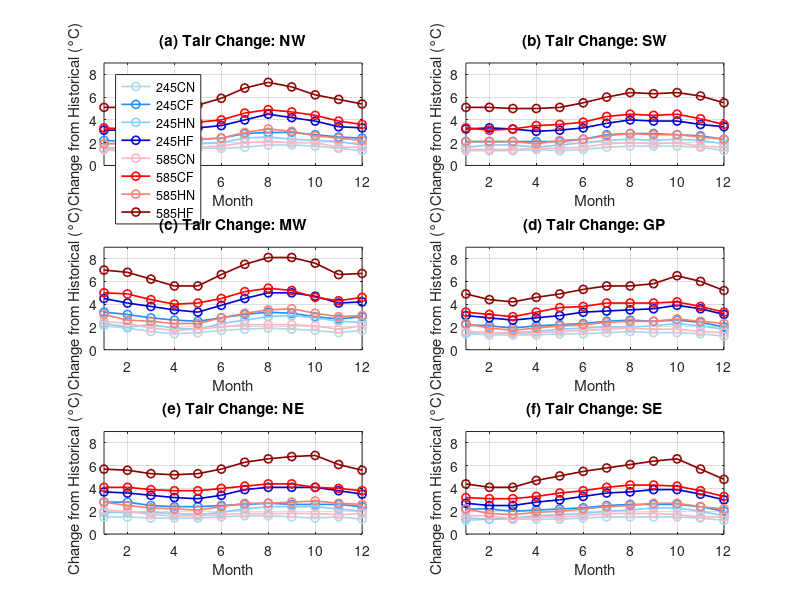

This figure's MATLAB source: (Note: this script raises an error after producing the figure.)
%% monthly Tair change (abs diff)

clear all; clc;

% Plot monthly change
subplot(3,2,1)

% Define months
months = 1:12;

% Define data (rows = months, columns = variables)
data = [
    -2.3	-0.9	-0.1	-0.8	0.8	-0.9	1.0	-0.4	2.8;
    -1.9	-0.7	0.2	-0.3	1.2	-0.6	1.3	0.0	3.2;
     0.4	1.7	2.6	2.2	3.7	1.8	3.8	2.4	5.5;
     3.4	4.8	5.8	5.2	6.8	4.9	7.1	5.5	8.7;
     8.0	9.5	10.3	9.9	11.3	9.6	11.8	10.3	13.3;
    11.8	13.3	14.2	13.8	15.3	13.5	15.8	14.2	17.7;
    15.7	17.3	18.5	18.1	19.7	17.7	20.3	18.6	22.5;
    15.7	17.5	18.6	18.2	20.2	17.8	20.6	18.9	23.0;
    12.1	13.9	15.0	14.4	16.3	14.1	16.8	15.1	19.0;
     6.5	8.2	9.2	8.7	10.4	8.5	10.9	9.1	12.7;
     0.7	2.2	3.2	2.8	4.1	2.3	4.6	3.1	6.5;
    -2.8	-1.5	-0.4	-1.0	0.5	-1.2	0.8	-0.6	2.6
];

colors = [
   [173 216 230]/255;  % 245CN (dark blue)
    [30, 144, 255]/255;  % 245CF (medium blue)
   [135, 206, 250]/255;  % 245HN (darker blue)
  [0, 0, 205]/255;  % 245HF (deep blue)
    [255, 182, 193]/255;  % 585CN (light red)
    [255 0 0]/255;  % 585CF (medium red)
    [250 128 114]/255;  % 585HN (dark red)
    [139, 0, 0]/255;  % 585HF (deep red)
];

% Annual data
annual = [5.6 7.1 8.1 7.6 9.2 7.3 9.6 8.0 11.5];

% Subtract the historical values (column 1) from the rest
change_monthly = data(:,2:end) - data(:,1);
change_annual = annual(2:end) - annual(1);

% Scenario labels (excluding Hist)
labels = {'245CN', '245CF', '245HN', '245HF', '585CN', '585CF', '585HN', '585HF'};


hold on;
for s = 1:8
    plot(months, change_monthly(:,s), '-o', ...
        'Color', colors(s,:), 'LineWidth', 1.2);
end
hold off;
xlim([1,12])
xlabel('Month');
ylabel('Change from Historical (°C)');
title('(a) Tair Change: NW');
legend(labels, 'Location', 'northwest');
grid on;
box on;
ylim([0, 9])


% Plot monthly change
subplot(3,2,2)

% Define months
months = 1:12;

% Define data (rows = months, columns = variables)
data = [
    3.4  4.7  5.5  5.0  6.6  4.8  6.7  5.5  8.5;
    3.8  5.1  5.9  5.6  7.1  5.2  6.9  5.9  8.9;
    5.8  7.1  7.9  7.6  9.0  7.2  9.0  7.9 10.8;
    8.8 10.2 10.9 10.4 11.8 10.3 12.3 10.7 13.8;
   12.9 14.2 15.0 14.7 16.0 14.4 16.5 15.1 18.0;
   17.6 19.0 19.9 19.6 20.9 19.2 21.4 19.9 23.1;
   20.6 22.2 23.3 22.8 24.3 22.5 24.9 23.2 26.6;
   20.0 21.7 22.8 22.3 24.0 22.0 24.5 22.8 26.4;
   17.4 19.1 20.2 19.6 21.3 19.3 21.8 20.1 23.7;
   12.4 14.1 15.1 14.7 16.3 14.4 16.9 15.1 18.8;
    6.8  8.4  9.4  9.0 10.4  8.5 10.9  9.3 12.9;
    3.3  4.6  5.6  5.2  6.7  4.9  6.9  5.6  8.8
];

colors = [
   [173 216 230]/255;  % 245CN (dark blue)
    [30, 144, 255]/255;  % 245CF (medium blue)
   [135, 206, 250]/255;  % 245HN (darker blue)
  [0, 0, 205]/255;  % 245HF (deep blue)
    [255, 182, 193]/255;  % 585CN (light red)
    [255 0 0]/255;  % 585CF (medium red)
    [250 128 114]/255;  % 585HN (dark red)
    [139, 0, 0]/255;  % 585HF (deep red)
];

% Annual data
annual = [11.1 12.5 13.5 13.0 14.5 12.7 14.9 13.4 16.7];

% Subtract the historical values (column 1) from the rest
change_monthly = data(:,2:end) - data(:,1);
change_annual = annual(2:end) - annual(1);

% Scenario labels (excluding Hist)
labels = {'245CN', '245CF', '245HN', '245HF', '585CN', '585CF', '585HN', '585HF'};


hold on;
for s = 1:8
    plot(months, change_monthly(:,s), '-o', ...
        'Color', colors(s,:), 'LineWidth', 1.2);
end
hold off;
xlim([1,12])
xlabel('Month');
ylabel('Change from Historical (°C)');
title('(b) Tair Change: SW');
% legend(labels, 'Location', 'northwest');
grid on;
box on;
ylim([0, 9])





% Plot monthly change
subplot(3,2,3)

% Define months
months = 1:12;

% Define data (rows = months, columns = variables)
data = [
   -8.0  -5.9  -4.7  -5.7  -3.5  -5.5  -3.0  -4.9  -1.0;
   -6.1  -4.2  -3.0  -4.1  -2.0  -3.8  -1.2  -3.5   0.7;
    0.0   1.6   2.8   2.2   3.8   1.9   4.4   2.5   6.2;
    7.2   8.6   9.8   9.1  10.7   8.9  11.2   9.5  12.8;
   13.9  15.4  16.4  15.7  17.2  15.7  18.0  16.2  19.5;
   19.4  21.1  22.2  21.7  23.3  21.4  23.9  22.2  26.0;
   22.4  24.2  25.5  25.0  26.9  24.6  27.5  25.6  29.9;
   21.5  23.4  24.8  24.4  26.5  23.7  26.9  25.0  29.6;
   16.5  18.3  19.7  19.5  21.5  18.7  21.7  20.1  24.6;
    8.9  10.6  11.8  11.7  13.6  11.0  13.5  12.1  16.5;
    1.1   2.6   3.8   3.6   5.2   2.9   5.4   4.0   7.7;
   -5.7  -4.0  -2.8  -3.3  -1.5  -3.6  -1.1  -2.7   1.0
];

colors = [
   [173 216 230]/255;  % 245CN (dark blue)
    [30, 144, 255]/255;  % 245CF (medium blue)
   [135, 206, 250]/255;  % 245HN (darker blue)
  [0, 0, 205]/255;  % 245HF (deep blue)
    [255, 182, 193]/255;  % 585CN (light red)
    [255 0 0]/255;  % 585CF (medium red)
    [250 128 114]/255;  % 585HN (dark red)
    [139, 0, 0]/255;  % 585HF (deep red)
];

% Annual data
annual = [7.6 9.3 10.5 10.0 11.8 9.7 12.3 10.5 14.5];

% Subtract the historical values (column 1) from the rest
change_monthly = data(:,2:end) - data(:,1);
change_annual = annual(2:end) - annual(1);

% Scenario labels (excluding Hist)
labels = {'245CN', '245CF', '245HN', '245HF', '585CN', '585CF', '585HN', '585HF'};


hold on;
for s = 1:8
    plot(months, change_monthly(:,s), '-o', ...
        'Color', colors(s,:), 'LineWidth', 1.2);
end
hold off;
xlim([1,12])
xlabel('Month');
ylabel('Change from Historical (°C)');
title('(c) Tair Change: MW');
% legend(labels, 'Location', 'northwest');
grid on;
box on;
ylim([0, 9])




% Plot monthly change
subplot(3,2,4)

% Define months
months = 1:12;

% Define data (rows = months, columns = variables)
data = [
    5.0   6.4   7.2   6.5   8.0   6.6   8.3   7.3   9.9;
    7.0   8.3   9.1   8.5   9.8   8.5  10.1   8.9  11.4;
   11.1  12.4  13.0  12.6  13.7  12.5  14.0  12.8  15.3;
   15.6  16.9  17.7  17.2  18.4  17.1  18.9  17.5  20.2;
   20.2  21.6  22.4  22.0  23.2  21.8  23.9  22.3  25.1;
   24.6  26.0  26.9  26.5  27.9  26.3  28.4  26.8  29.9;
   26.0  27.5  28.5  28.0  29.4  27.8  30.1  28.4  31.6;
   25.7  27.3  28.3  27.7  29.2  27.6  29.8  28.2  31.3;
   22.4  23.9  24.9  24.5  26.0  24.2  26.5  24.9  28.2;
   16.6  18.1  19.2  18.9  20.5  18.4  20.8  19.3  23.1;
   10.5  11.9  12.9  12.6  14.1  12.1  14.3  13.0  16.5;
    5.8   7.0   7.8   7.6   8.9   7.3   9.1   8.1  11.0
];

colors = [
   [173 216 230]/255;  % 245CN (dark blue)
    [30, 144, 255]/255;  % 245CF (medium blue)
   [135, 206, 250]/255;  % 245HN (darker blue)
  [0, 0, 205]/255;  % 245HF (deep blue)
    [255, 182, 193]/255;  % 585CN (light red)
    [255 0 0]/255;  % 585CF (medium red)
    [250 128 114]/255;  % 585HN (dark red)
    [139, 0, 0]/255;  % 585HF (deep red)
];

% Annual data
annual = [15.9 17.3 18.2 17.7 19.1 17.5 19.5 18.1 21.1];

% Subtract the historical values (column 1) from the rest
change_monthly = data(:,2:end) - data(:,1);
change_annual = annual(2:end) - annual(1);

% Scenario labels (excluding Hist)
labels = {'245CN', '245CF', '245HN', '245HF', '585CN', '585CF', '585HN', '585HF'};


hold on;
for s = 1:8
    plot(months, change_monthly(:,s), '-o', ...
        'Color', colors(s,:), 'LineWidth', 1.2);
end
hold off;
xlim([1,12])
xlabel('Month');
ylabel('Change from Historical (°C)');
title('(d) Tair Change: GP');
% legend(labels, 'Location', 'northwest');
grid on;
box on;
ylim([0, 9])



% Plot monthly change
subplot(3,2,5)

% Define months
months = 1:12;

% Define data (rows = months, columns = variables)
data = [
   -4.8  -3.3  -2.0  -2.9  -1.1  -2.7  -0.7  -2.0   0.9;
   -3.3  -1.8  -0.5  -1.4   0.3  -1.3   0.8  -0.8   2.3;
    1.4   2.8   3.9   3.3   4.8   3.1   5.3   3.7   6.7;
    8.5   9.9  10.9  10.3  11.7  10.1  12.3  10.7  13.7;
   14.6  16.0  17.0  16.3  17.7  16.2  18.4  16.7  19.9;
   19.2  20.7  21.7  21.1  22.6  20.9  23.2  21.6  24.9;
   21.5  23.1  24.1  23.7  25.4  23.3  25.7  24.2  27.8;
   20.5  22.1  23.2  22.9  24.6  22.3  24.9  23.2  27.1;
   16.6  18.1  19.2  19.0  20.7  18.4  21.0  19.4  23.4;
   10.2  11.6  12.8  12.6  14.3  12.0  14.3  13.1  17.1;
    3.9   5.4   6.5   6.1   7.7   5.6   7.9   6.6  10.0;
   -1.7  -0.4   0.7   0.3   1.8   0.1   2.1   0.9   3.9
];

colors = [
   [173 216 230]/255;  % 245CN (dark blue)
    [30, 144, 255]/255;  % 245CF (medium blue)
   [135, 206, 250]/255;  % 245HN (darker blue)
  [0, 0, 205]/255;  % 245HF (deep blue)
    [255, 182, 193]/255;  % 585CN (light red)
    [255 0 0]/255;  % 585CF (medium red)
    [250 128 114]/255;  % 585HN (dark red)
    [139, 0, 0]/255;  % 585HF (deep red)
];

% Annual data
annual = [8.9 10.4 11.5 11.0 12.5 10.7 12.9 11.4 14.8];

% Subtract the historical values (column 1) from the rest
change_monthly = data(:,2:end) - data(:,1);
change_annual = annual(2:end) - annual(1);

% Scenario labels (excluding Hist)
labels = {'245CN', '245CF', '245HN', '245HF', '585CN', '585CF', '585HN', '585HF'};


hold on;
for s = 1:8
    plot(months, change_monthly(:,s), '-o', ...
        'Color', colors(s,:), 'LineWidth', 1.2);
end
hold off;
xlim([1,12])
xlabel('Month');
ylabel('Change from Historical (°C)');
title('(e) Tair Change: NE');
% legend(labels, 'Location', 'northwest');
grid on;
box on;
ylim([0, 9])



% Plot monthly change
subplot(3,2,6)

% Define months
months = 1:12;

% Define data (rows = months, columns = variables)
data = [
    5.0   6.2   7.2   6.4   7.7   6.6   8.2   7.2   9.4;
    7.2   8.5   9.4   8.5   9.7   8.8  10.3   9.0  11.3;
   11.2  12.5  13.2  12.6  13.7  12.5  14.3  12.9  15.3;
   15.9  17.2  18.0  17.5  18.7  17.4  19.2  17.8  20.6;
   20.5  21.8  22.7  22.2  23.5  22.0  24.1  22.5  25.6;
   24.3  25.7  26.6  26.1  27.6  25.9  28.1  26.5  29.8;
   25.8  27.3  28.3  27.8  29.4  27.6  29.9  28.2  31.6;
   25.3  26.8  27.9  27.4  29.0  27.1  29.6  27.8  31.4;
   22.2  23.7  24.8  24.5  26.1  24.0  26.5  24.9  28.6;
   16.7  18.2  19.3  19.0  20.6  18.4  20.9  19.4  23.3;
   11.2  12.6  13.6  13.2  14.7  12.7  15.0  13.6  16.9;
    6.8   8.0   8.8   8.4   9.8   8.3  10.1   9.0  11.6
];

colors = [
   [173 216 230]/255;  % 245CN (dark blue)
    [30, 144, 255]/255;  % 245CF (medium blue)
   [135, 206, 250]/255;  % 245HN (darker blue)
  [0, 0, 205]/255;  % 245HF (deep blue)
    [255, 182, 193]/255;  % 585CN (light red)
    [255 0 0]/255;  % 585CF (medium red)
    [250 128 114]/255;  % 585HN (dark red)
    [139, 0, 0]/255;  % 585HF (deep red)
];

% Annual data
annual = [16.0 17.4 18.3 17.8 19.2 17.6 19.7 18.2 21.3];

% Subtract the historical values (column 1) from the rest
change_monthly = data(:,2:end) - data(:,1);
change_annual = annual(2:end) - annual(1);

% Scenario labels (excluding Hist)
labels = {'245CN', '245CF', '245HN', '245HF', '585CN', '585CF', '585HN', '585HF'};


hold on;
for s = 1:8
    plot(months, change_monthly(:,s), '-o', ...
        'Color', colors(s,:), 'LineWidth', 1.2);
end
hold off;
xlim([1,12])
xlabel('Month');
ylabel('Change from Historical (°C)');
title('(f) Tair Change: SE');
% legend(labels, 'Location', 'northwest');
grid on;
box on;
ylim([0, 9])



% % Plot annual change
% subplot(3,2,2)
% bar(change_annual);
% set(gca, 'XTickLabel', labels, 'XTick', 1:8, 'XTickLabelRotation', 45);
% ylabel('Annual Change from Historical (°C)');
% title('Annual Temperature Change from Historical');
% grid on;














%% output the plot

fig = gcf;
fig.PaperUnits = 'inches';

% fig.PaperPosition = [0 0 17.7 8];
fig.PaperPosition = [0 0 10 12];
print('ScreenSizeFigure', '-dpng', '-r300')





